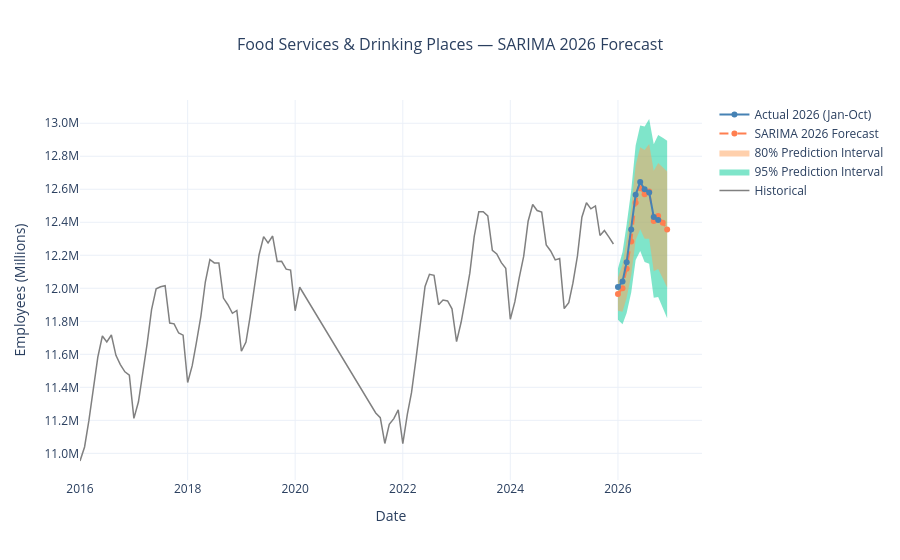

This figure's notebook cell:
### Code cell
# --- Forward Forecast: 2026 ---
# Retrain SARIMA through December 2025
full_series = df_interp[df_interp.index <= '2025-12-01']['employed']
full_series.index = pd.DatetimeIndex(full_series.index, freq='MS')

sarima_final = SARIMAX(
    full_series,
    order=(1, 1, 1),
    seasonal_order=(1, 1, 1, 12)
).fit(disp=False)

print(
    "Final SARIMA converged:",
    sarima_final.mle_retvals.get('converged')
)

forecast_index = pd.date_range(
    start=full_series.index[-1] + pd.offsets.MonthBegin(1),
    periods=12,
    freq='MS'
)

# Generate forecast object
forecast_res = sarima_final.get_forecast(steps=12)

# Point forecast
sarima_2026 = forecast_res.predicted_mean
sarima_2026.index = forecast_index

ets_final = ExponentialSmoothing(
    full_series,
    trend="add",
    seasonal="add",
    seasonal_periods=12,
).fit(optimized=True)

ets_2026 = ets_final.forecast(len(forecast_index))

seasonal_naive_2026 = full_series.loc["2025"].copy()
seasonal_naive_2026.index += pd.DateOffset(years=1)

ensemble_2026 = (ets_2026 + sarima_2026) / 2

point_forecasts_2026 = pd.DataFrame({
    "SARIMA": sarima_2026,
    "ETS": ets_2026,
    "ETS–SARIMA ensemble": ensemble_2026,
}, index=forecast_index)

# Prediction intervals
ci_80 = forecast_res.conf_int(alpha=0.20)
ci_80.index = forecast_index

ci_95 = forecast_res.conf_int(alpha=0.05)
ci_95.index = forecast_index

# Forecast table
forecast_table = pd.DataFrame({
    'forecast': sarima_2026,
    'lower_80': ci_80.iloc[:, 0],
    'upper_80': ci_80.iloc[:, 1],
    'lower_95': ci_95.iloc[:, 0],
    'upper_95': ci_95.iloc[:, 1]
})

fig = go.Figure()

# Historical series
fig.add_trace(go.Scatter(
    x=full_series.index,
    y=full_series.values,
    mode='lines',
    name='Historical',
    line=dict(color='gray', width=1.5),
    hovertemplate='%{x|%b %Y}: %{customdata}<extra></extra>',
    customdata=[
        f'{v/1_000_000:.2f}M'
        for v in full_series.values
    ]
))

# 95% prediction interval
fig.add_trace(go.Scatter(
    x=forecast_index,
    y=ci_95.iloc[:, 1],
    mode='lines',
    line=dict(width=0),
    showlegend=False,
    hoverinfo='skip'
))

fig.add_trace(go.Scatter(
    x=forecast_index,
    y=ci_95.iloc[:, 0],
    mode='lines',
    line=dict(width=0),
    fill='tonexty',
    name='95% Prediction Interval',
    hoverinfo='skip'
))

# 80% prediction interval
fig.add_trace(go.Scatter(
    x=forecast_index,
    y=ci_80.iloc[:, 1],
    mode='lines',
    line=dict(width=0),
    showlegend=False,
    hoverinfo='skip'
))

fig.add_trace(go.Scatter(
    x=forecast_index,
    y=ci_80.iloc[:, 0],
    mode='lines',
    line=dict(width=0),
    fill='tonexty',
    name='80% Prediction Interval',
    hoverinfo='skip'
))

# 2026 SARIMA point forecast
fig.add_trace(go.Scatter(
    x=sarima_2026.index,
    y=sarima_2026.values,
    mode='lines+markers',
    name='SARIMA 2026 Forecast',
    line=dict(
        color='coral',
        width=2,
        dash='dash'
    ),
    marker=dict(size=6),
    hovertemplate='%{x|%b %Y}: %{customdata}<extra></extra>',
    customdata=[
        f'{v/1_000_000:.2f}M'
        for v in sarima_2026.values
    ]
))

# Actual Jan-Oct 2026 for forecast evaluation
actual_2026 = df_raw.loc[
    '2026-01-01':'2026-10-01', 'employed'
]

fig.add_trace(go.Scatter(
    x=actual_2026.index,
    y=actual_2026.values,
    mode='lines+markers',
    name='Actual 2026 (Jan-Oct)',
    line=dict(
        color='steelblue',
        width=2
    ),
    marker=dict(size=6),
    hovertemplate='%{x|%b %Y}: %{customdata}<extra></extra>',
    customdata=[
        f'{v/1_000_000:.2f}M'
        for v in actual_2026.values
    ]
))

fig.update_layout(
    title=dict(
        text='Food Services & Drinking Places — SARIMA 2026 Forecast',
        x=0.5,
        font=dict(size=16)
    ),
    xaxis_title='Date',
    yaxis_title='Employees (Millions)',
    yaxis=dict(
        tickvals=list(
            range(
                11_000_000,
                13_500_000,
                200_000
            )
        ),
        ticktext=[
            f'{v/1_000_000:.1f}M'
            for v in range(
                11_000_000,
                13_500_000,
                200_000
            )
        ]
    ),
    template='plotly_white',
    hovermode='x unified'
)

fig.show()
